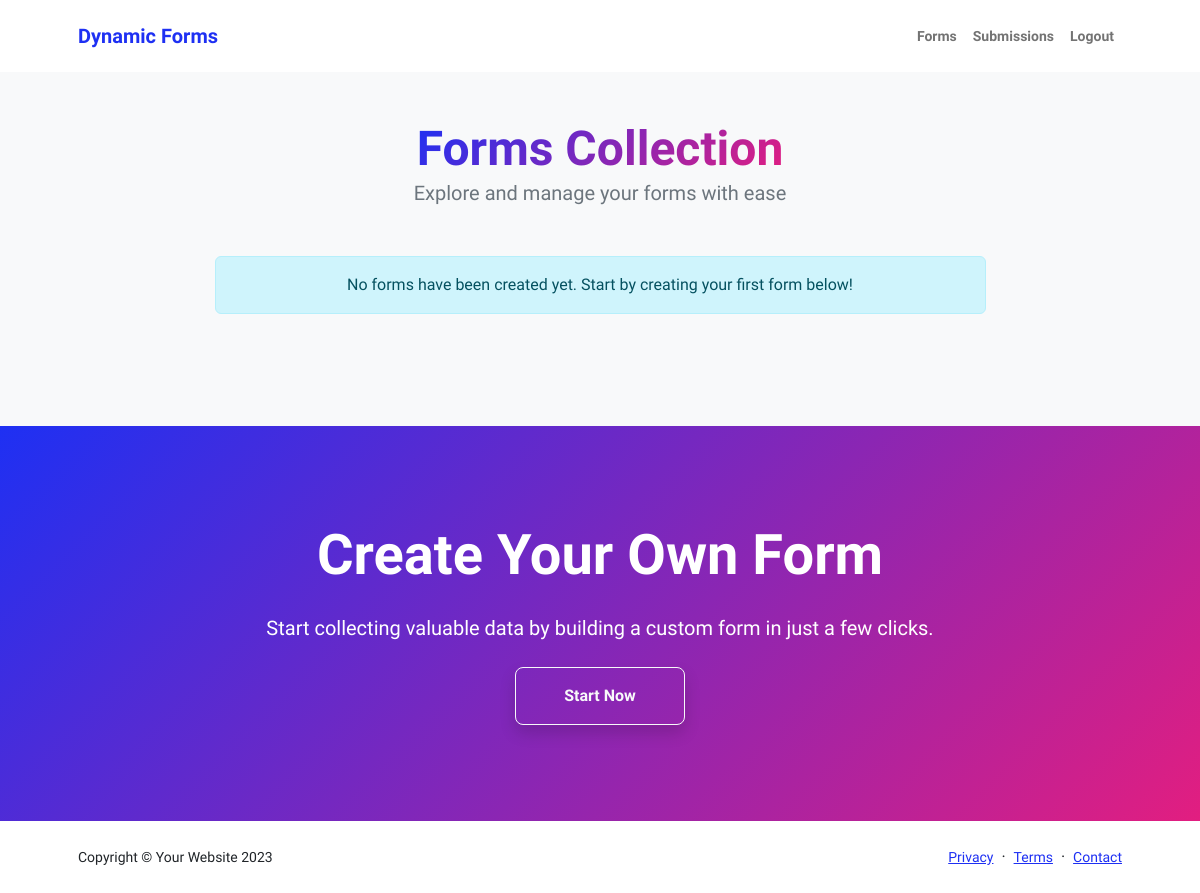
/forms/ (signed in), run on an earlier commit of the app's database.
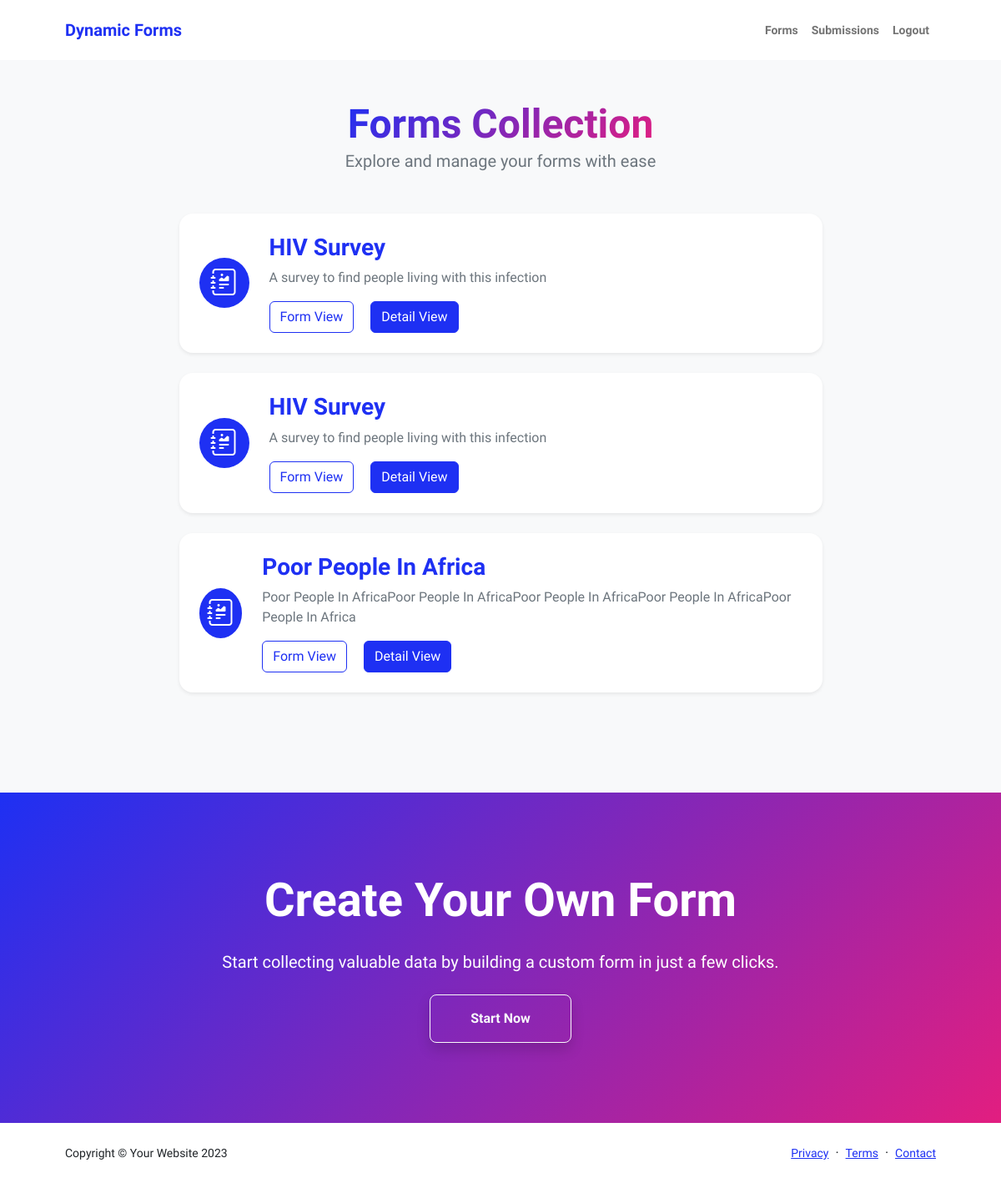
And on a later commit of the database.
### forms/models.py (models this page shows, shortened)
class Form(models.Model):
    owner = models.ForeignKey(User, on_delete=models.CASCADE, related_name='forms')
    title = models.CharField(max_length=255)
    description = models.TextField(blank=True)
    created_at = models.DateTimeField(auto_now_add=True)
    status = models.CharField(max_length=20, choices=[('draft', 'Draft'), ('published', 'Published')], default='draft')
    slug = models.SlugField(max_length=255, unique=True, null=True, blank=True)

### forms/views.py (the view)
# urls.py: path('forms/', views.list_forms, name='forms'),
@login_required
def list_forms(request):
    forms = Form.objects.filter(owner=request.user)
    return render(request, 'forms/form_list.html', {'forms': forms})

### forms/templates/forms/form_list.html
{% extends 'base.html' %}
{% block content %}
    <section class="py-5 bg-light">
       <div class="container px-5 mb-5">
          <div class="text-center mb-5">
             <h1 class="display-5 fw-bolder mb-0"><span class="text-gradient d-inline">Forms Collection</span></h1>
             <p class="lead text-muted">Explore and manage your forms with ease</p>
          </div>
          <div class="row gx-5 justify-content-center">
             <div class="col-lg-11 col-xl-9 col-xxl-8">
                {% if forms %}
                    {% for form in forms %}
                       <div class="card overflow-hidden shadow-sm rounded-4 border-0 mb-4 bg-white">
                          <div class="card-body p-4">
                             <div class="d-flex align-items-center">
                                <div class="icon-wrapper bg-primary text-white rounded-circle d-flex align-items-center justify-content-center me-4" style="width: 60px; height: 60px;">
                                    <i class="bi bi-journal-richtext fs-2"></i>
                                </div>
                                <div class="flex-grow-1">
                                    <h3 class="fw-bold mb-2 text-primary">{{ form.title }}</h3>
                                    <p class="text-muted mb-3">{{ form.description|default:"No description provided." }}</p>
                                    <a class="btn btn-outline-primary me-3" href="{% url 'form_view' form_id=form.slug %}">Form View</a>
                                    <a class="btn btn-primary" href="{% url 'form_detail' form_id=form.id %}">Detail View</a>
                                </div>
                             </div>
                          </div>
                       </div>
                    {% endfor %}
                {% else %}
                    <div class="alert alert-info text-center">No forms have been created yet. Start by creating your first form below!</div>
                {% endif %}
             </div>
          </div>
       </div>
    </section>
    <section class="py-5 bg-gradient-primary-to-secondary text-white">
       <div class="container px-5 my-5">
          <div class="text-center">
             <h2 class="display-4 fw-bolder mb-4">Create Your Own Form</h2>
             <p class="lead mb-4">Start collecting valuable data by building a custom form in just a few clicks.</p>
             <a class="btn btn-outline-light btn-lg px-5 py-3 fs-6 fw-bolder shadow" href="{% url 'create_form' %}">Start Now</a>
          </div>
       </div>
    </section>
{% endblock content %}

What changed in the data, as far as the page shows it:
added Form: title "HIV Survey", description "A survey to find people living with this infection"
added Form: title "HIV Survey", description "A survey to find people living with this infection"
added Form: title "Poor People In Africa", description "Poor People In AfricaPoor People In AfricaPoor People In AfricaPoor People In AfricaPoor People In Africa"
Also different on the page:
text no longer shown: "No forms have been created yet. Start by creating your first form below!"
